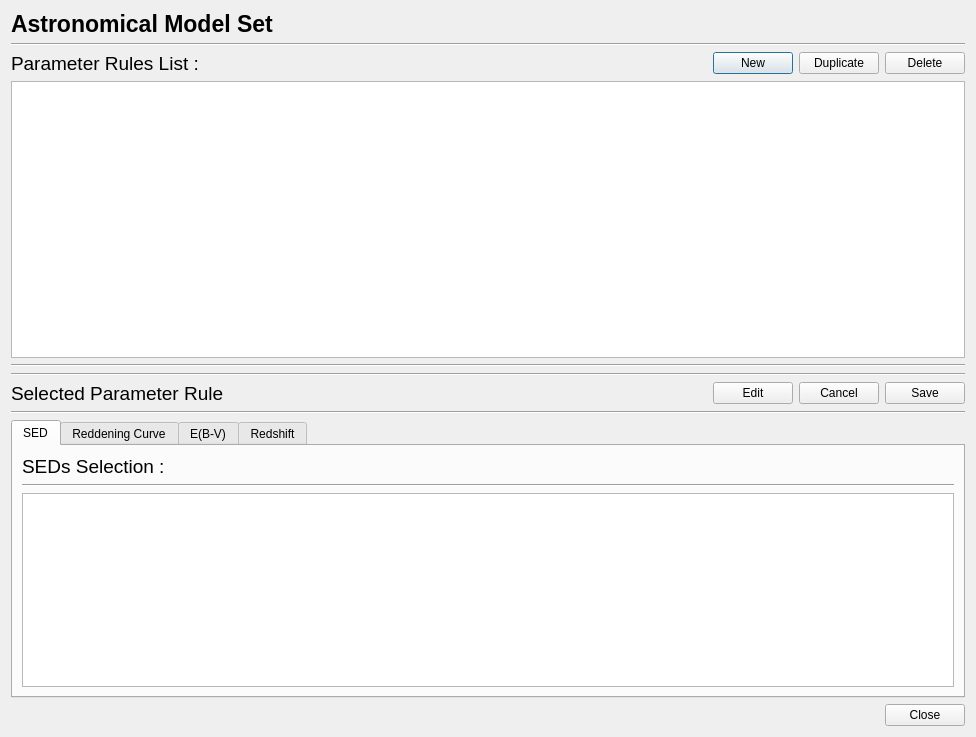
<?xml version="1.0" encoding="UTF-8"?>
<ui version="4.0">
 <class>Euclid::PhzQtUI::DialogModelSet</class>
 <widget class="QDialog" name="Euclid::PhzQtUI::DialogModelSet">
  <property name="geometry">
   <rect>
    <x>0</x>
    <y>0</y>
    <width>976</width>
    <height>737</height>
   </rect>
  </property>
  <property name="windowTitle">
   <string>Astronomical Model Set</string>
  </property>
  <layout class="QVBoxLayout" name="verticalLayout_4">
   <item>
    <layout class="QHBoxLayout" name="horizontalLayout_2">
     <item>
      <widget class="QLabel" name="label_2">
       <property name="font">
        <font>
         <pointsize>17</pointsize>
         <weight>75</weight>
         <bold>true</bold>
        </font>
       </property>
       <property name="text">
        <string>Astronomical Model Set</string>
       </property>
      </widget>
     </item>
     <item>
      <spacer name="horizontalSpacer_4">
       <property name="orientation">
        <enum>Qt::Horizontal</enum>
       </property>
       <property name="sizeHint" stdset="0">
        <size>
         <width>40</width>
         <height>20</height>
        </size>
       </property>
      </spacer>
     </item>
    </layout>
   </item>
   <item>
    <widget class="Line" name="line">
     <property name="orientation">
      <enum>Qt::Horizontal</enum>
     </property>
    </widget>
   </item>
   <item>
    <layout class="QHBoxLayout" name="horizontalLayout">
     <item>
      <widget class="QLabel" name="label">
       <property name="font">
        <font>
         <pointsize>14</pointsize>
        </font>
       </property>
       <property name="text">
        <string>Parameter Rules List :</string>
       </property>
      </widget>
     </item>
     <item>
      <spacer name="horizontalSpacer">
       <property name="orientation">
        <enum>Qt::Horizontal</enum>
       </property>
       <property name="sizeHint" stdset="0">
        <size>
         <width>40</width>
         <height>20</height>
        </size>
       </property>
      </spacer>
     </item>
     <item>
      <widget class="QPushButton" name="btn_new">
       <property name="text">
        <string>New</string>
       </property>
      </widget>
     </item>
     <item>
      <widget class="QPushButton" name="btn_duplicate">
       <property name="text">
        <string>Duplicate</string>
       </property>
      </widget>
     </item>
     <item>
      <widget class="QPushButton" name="btn_delete">
       <property name="text">
        <string>Delete</string>
       </property>
      </widget>
     </item>
    </layout>
   </item>
   <item>
    <widget class="ParameterRuleTable" name="tableView_ParameterRule">
     <property name="editTriggers">
      <set>QAbstractItemView::NoEditTriggers</set>
     </property>
     <property name="showDropIndicator" stdset="0">
      <bool>false</bool>
     </property>
     <property name="dragDropOverwriteMode">
      <bool>false</bool>
     </property>
     <property name="sortingEnabled">
      <bool>true</bool>
     </property>
     <attribute name="verticalHeaderVisible">
      <bool>false</bool>
     </attribute>
     <attribute name="verticalHeaderHighlightSections">
      <bool>false</bool>
     </attribute>
    </widget>
   </item>
   <item>
    <widget class="Line" name="line_2">
     <property name="orientation">
      <enum>Qt::Horizontal</enum>
     </property>
    </widget>
   </item>
   <item>
    <widget class="Line" name="line_3">
     <property name="orientation">
      <enum>Qt::Horizontal</enum>
     </property>
    </widget>
   </item>
   <item>
    <layout class="QHBoxLayout" name="horizontalLayout_3">
     <item>
      <widget class="QLabel" name="label_3">
       <property name="font">
        <font>
         <pointsize>14</pointsize>
        </font>
       </property>
       <property name="text">
        <string>Selected Parameter Rule</string>
       </property>
      </widget>
     </item>
     <item>
      <spacer name="horizontalSpacer_2">
       <property name="orientation">
        <enum>Qt::Horizontal</enum>
       </property>
       <property name="sizeHint" stdset="0">
        <size>
         <width>40</width>
         <height>20</height>
        </size>
       </property>
      </spacer>
     </item>
     <item>
      <widget class="QPushButton" name="btn_edit">
       <property name="text">
        <string>Edit</string>
       </property>
      </widget>
     </item>
     <item>
      <widget class="QPushButton" name="btn_cancel">
       <property name="text">
        <string>Cancel</string>
       </property>
      </widget>
     </item>
     <item>
      <widget class="QPushButton" name="btn_save">
       <property name="text">
        <string>Save</string>
       </property>
      </widget>
     </item>
    </layout>
   </item>
   <item>
    <widget class="Line" name="line_4">
     <property name="orientation">
      <enum>Qt::Horizontal</enum>
     </property>
    </widget>
   </item>
   <item>
    <widget class="QTabWidget" name="tabWidget">
     <property name="currentIndex">
      <number>0</number>
     </property>
     <widget class="QWidget" name="tab">
      <attribute name="title">
       <string>SED</string>
      </attribute>
      <layout class="QVBoxLayout" name="verticalLayout_8">
       <item>
        <layout class="QHBoxLayout" name="horizontalLayout_20">
         <item>
          <widget class="QLabel" name="label_12">
           <property name="font">
            <font>
             <pointsize>14</pointsize>
            </font>
           </property>
           <property name="text">
            <string>SEDs Selection :</string>
           </property>
          </widget>
         </item>
         <item>
          <spacer name="horizontalSpacer_18">
           <property name="orientation">
            <enum>Qt::Horizontal</enum>
           </property>
           <property name="sizeHint" stdset="0">
            <size>
             <width>40</width>
             <height>20</height>
            </size>
           </property>
          </spacer>
         </item>
        </layout>
       </item>
       <item>
        <widget class="Line" name="line_7">
         <property name="orientation">
          <enum>Qt::Horizontal</enum>
         </property>
        </widget>
       </item>
       <item>
        <widget class="QTreeView" name="treeView_Sed">
         <property name="editTriggers">
          <set>QAbstractItemView::NoEditTriggers</set>
         </property>
         <property name="tabKeyNavigation">
          <bool>true</bool>
         </property>
         <property name="showDropIndicator" stdset="0">
          <bool>false</bool>
         </property>
         <property name="selectionMode">
          <enum>QAbstractItemView::NoSelection</enum>
         </property>
         <attribute name="headerVisible">
          <bool>false</bool>
         </attribute>
         <attribute name="headerStretchLastSection">
          <bool>true</bool>
         </attribute>
        </widget>
       </item>
      </layout>
     </widget>
     <widget class="QWidget" name="tab_3">
      <attribute name="title">
       <string>Reddening Curve</string>
      </attribute>
      <layout class="QVBoxLayout" name="verticalLayout_9">
       <item>
        <layout class="QHBoxLayout" name="horizontalLayout_21">
         <item>
          <widget class="QLabel" name="label_13">
           <property name="font">
            <font>
             <pointsize>14</pointsize>
            </font>
           </property>
           <property name="text">
            <string>Reddening Curve Selection :</string>
           </property>
          </widget>
         </item>
         <item>
          <spacer name="horizontalSpacer_19">
           <property name="orientation">
            <enum>Qt::Horizontal</enum>
           </property>
           <property name="sizeHint" stdset="0">
            <size>
             <width>40</width>
             <height>20</height>
            </size>
           </property>
          </spacer>
         </item>
        </layout>
       </item>
       <item>
        <widget class="Line" name="line_8">
         <property name="orientation">
          <enum>Qt::Horizontal</enum>
         </property>
        </widget>
       </item>
       <item>
        <widget class="QTreeView" name="treeView_Reddening">
         <property name="editTriggers">
          <set>QAbstractItemView::NoEditTriggers</set>
         </property>
         <property name="tabKeyNavigation">
          <bool>true</bool>
         </property>
         <property name="showDropIndicator" stdset="0">
          <bool>false</bool>
         </property>
         <property name="selectionMode">
          <enum>QAbstractItemView::NoSelection</enum>
         </property>
         <attribute name="headerVisible">
          <bool>false</bool>
         </attribute>
         <attribute name="headerStretchLastSection">
          <bool>true</bool>
         </attribute>
        </widget>
       </item>
      </layout>
     </widget>
     <widget class="QWidget" name="tab_4">
      <attribute name="title">
       <string>E(B-V)</string>
      </attribute>
      <layout class="QVBoxLayout" name="verticalLayout_7">
       <item>
        <layout class="QHBoxLayout" name="horizontalLayout_19">
         <item>
          <widget class="QLabel" name="label_11">
           <property name="font">
            <font>
             <pointsize>14</pointsize>
            </font>
           </property>
           <property name="text">
            <string>E(B-V) Range :</string>
           </property>
          </widget>
         </item>
         <item>
          <spacer name="horizontalSpacer_17">
           <property name="orientation">
            <enum>Qt::Horizontal</enum>
           </property>
           <property name="sizeHint" stdset="0">
            <size>
             <width>40</width>
             <height>20</height>
            </size>
           </property>
          </spacer>
         </item>
        </layout>
       </item>
       <item>
        <widget class="Line" name="line_6">
         <property name="orientation">
          <enum>Qt::Horizontal</enum>
         </property>
        </widget>
       </item>
       <item>
        <layout class="QHBoxLayout" name="horizontalLayout_10">
         <item>
          <layout class="QVBoxLayout" name="verticalLayout_5">
           <item>
            <layout class="QHBoxLayout" name="horizontalLayout_14">
             <item>
              <widget class="QLabel" name="label_9">
               <property name="text">
                <string>Min :</string>
               </property>
              </widget>
             </item>
             <item>
              <spacer name="horizontalSpacer_9">
               <property name="orientation">
                <enum>Qt::Horizontal</enum>
               </property>
               <property name="sizeHint" stdset="0">
                <size>
                 <width>40</width>
                 <height>20</height>
                </size>
               </property>
              </spacer>
             </item>
            </layout>
           </item>
           <item>
            <layout class="QHBoxLayout" name="horizontalLayout_15">
             <item>
              <widget class="QLineEdit" name="txt_ebvMin"/>
             </item>
             <item>
              <spacer name="horizontalSpacer_13">
               <property name="orientation">
                <enum>Qt::Horizontal</enum>
               </property>
               <property name="sizeHint" stdset="0">
                <size>
                 <width>40</width>
                 <height>20</height>
                </size>
               </property>
              </spacer>
             </item>
            </layout>
           </item>
           <item>
            <layout class="QHBoxLayout" name="horizontalLayout_16">
             <item>
              <widget class="QLabel" name="label_10">
               <property name="text">
                <string>Step :</string>
               </property>
              </widget>
             </item>
             <item>
              <spacer name="horizontalSpacer_14">
               <property name="orientation">
                <enum>Qt::Horizontal</enum>
               </property>
               <property name="sizeHint" stdset="0">
                <size>
                 <width>40</width>
                 <height>20</height>
                </size>
               </property>
              </spacer>
             </item>
            </layout>
           </item>
           <item>
            <layout class="QHBoxLayout" name="horizontalLayout_17">
             <item>
              <widget class="QLineEdit" name="txt_ebvStep"/>
             </item>
             <item>
              <spacer name="horizontalSpacer_15">
               <property name="orientation">
                <enum>Qt::Horizontal</enum>
               </property>
               <property name="sizeHint" stdset="0">
                <size>
                 <width>40</width>
                 <height>20</height>
                </size>
               </property>
              </spacer>
             </item>
            </layout>
           </item>
           <item>
            <spacer name="verticalSpacer_3">
             <property name="orientation">
              <enum>Qt::Vertical</enum>
             </property>
             <property name="sizeHint" stdset="0">
              <size>
               <width>20</width>
               <height>40</height>
              </size>
             </property>
            </spacer>
           </item>
          </layout>
         </item>
         <item>
          <layout class="QVBoxLayout" name="verticalLayout_6">
           <item>
            <layout class="QHBoxLayout" name="horizontalLayout_6">
             <item>
              <widget class="QLabel" name="label_6">
               <property name="text">
                <string>Max :</string>
               </property>
              </widget>
             </item>
             <item>
              <spacer name="horizontalSpacer_6">
               <property name="orientation">
                <enum>Qt::Horizontal</enum>
               </property>
               <property name="sizeHint" stdset="0">
                <size>
                 <width>40</width>
                 <height>20</height>
                </size>
               </property>
              </spacer>
             </item>
            </layout>
           </item>
           <item>
            <layout class="QHBoxLayout" name="horizontalLayout_18">
             <item>
              <widget class="QLineEdit" name="txt_ebvMax"/>
             </item>
             <item>
              <spacer name="horizontalSpacer_16">
               <property name="orientation">
                <enum>Qt::Horizontal</enum>
               </property>
               <property name="sizeHint" stdset="0">
                <size>
                 <width>40</width>
                 <height>20</height>
                </size>
               </property>
              </spacer>
             </item>
            </layout>
           </item>
           <item>
            <spacer name="verticalSpacer_2">
             <property name="orientation">
              <enum>Qt::Vertical</enum>
             </property>
             <property name="sizeHint" stdset="0">
              <size>
               <width>20</width>
               <height>40</height>
              </size>
             </property>
            </spacer>
           </item>
          </layout>
         </item>
        </layout>
       </item>
      </layout>
     </widget>
     <widget class="QWidget" name="tab_2">
      <property name="font">
       <font>
        <pointsize>11</pointsize>
       </font>
      </property>
      <attribute name="title">
       <string>Redshift</string>
      </attribute>
      <layout class="QVBoxLayout" name="verticalLayout_3">
       <item>
        <layout class="QHBoxLayout" name="horizontalLayout_4">
         <item>
          <widget class="QLabel" name="label_4">
           <property name="font">
            <font>
             <pointsize>14</pointsize>
            </font>
           </property>
           <property name="text">
            <string>Redshift Range :</string>
           </property>
          </widget>
         </item>
         <item>
          <spacer name="horizontalSpacer_3">
           <property name="orientation">
            <enum>Qt::Horizontal</enum>
           </property>
           <property name="sizeHint" stdset="0">
            <size>
             <width>40</width>
             <height>20</height>
            </size>
           </property>
          </spacer>
         </item>
        </layout>
       </item>
       <item>
        <widget class="Line" name="line_5">
         <property name="orientation">
          <enum>Qt::Horizontal</enum>
         </property>
        </widget>
       </item>
       <item>
        <layout class="QHBoxLayout" name="horizontalLayout_8">
         <item>
          <layout class="QVBoxLayout" name="verticalLayout_2">
           <item>
            <layout class="QHBoxLayout" name="horizontalLayout_7">
             <item>
              <widget class="QLabel" name="label_7">
               <property name="text">
                <string>Min :</string>
               </property>
              </widget>
             </item>
             <item>
              <spacer name="horizontalSpacer_7">
               <property name="orientation">
                <enum>Qt::Horizontal</enum>
               </property>
               <property name="sizeHint" stdset="0">
                <size>
                 <width>40</width>
                 <height>20</height>
                </size>
               </property>
              </spacer>
             </item>
            </layout>
           </item>
           <item>
            <layout class="QHBoxLayout" name="horizontalLayout_11">
             <item>
              <widget class="QLineEdit" name="txt_zMin"/>
             </item>
             <item>
              <spacer name="horizontalSpacer_10">
               <property name="orientation">
                <enum>Qt::Horizontal</enum>
               </property>
               <property name="sizeHint" stdset="0">
                <size>
                 <width>40</width>
                 <height>20</height>
                </size>
               </property>
              </spacer>
             </item>
            </layout>
           </item>
           <item>
            <layout class="QHBoxLayout" name="horizontalLayout_12">
             <item>
              <widget class="QLabel" name="label_8">
               <property name="text">
                <string>Step :</string>
               </property>
              </widget>
             </item>
             <item>
              <spacer name="horizontalSpacer_11">
               <property name="orientation">
                <enum>Qt::Horizontal</enum>
               </property>
               <property name="sizeHint" stdset="0">
                <size>
                 <width>40</width>
                 <height>20</height>
                </size>
               </property>
              </spacer>
             </item>
            </layout>
           </item>
           <item>
            <layout class="QHBoxLayout" name="horizontalLayout_13">
             <item>
              <widget class="QLineEdit" name="txt_zStep"/>
             </item>
             <item>
              <spacer name="horizontalSpacer_12">
               <property name="orientation">
                <enum>Qt::Horizontal</enum>
               </property>
               <property name="sizeHint" stdset="0">
                <size>
                 <width>40</width>
                 <height>20</height>
                </size>
               </property>
              </spacer>
             </item>
            </layout>
           </item>
           <item>
            <spacer name="verticalSpacer_4">
             <property name="orientation">
              <enum>Qt::Vertical</enum>
             </property>
             <property name="sizeHint" stdset="0">
              <size>
               <width>20</width>
               <height>40</height>
              </size>
             </property>
            </spacer>
           </item>
          </layout>
         </item>
         <item>
          <layout class="QVBoxLayout" name="verticalLayout">
           <item>
            <layout class="QHBoxLayout" name="horizontalLayout_5">
             <item>
              <widget class="QLabel" name="label_5">
               <property name="text">
                <string>Max :</string>
               </property>
              </widget>
             </item>
             <item>
              <spacer name="horizontalSpacer_5">
               <property name="orientation">
                <enum>Qt::Horizontal</enum>
               </property>
               <property name="sizeHint" stdset="0">
                <size>
                 <width>40</width>
                 <height>20</height>
                </size>
               </property>
              </spacer>
             </item>
            </layout>
           </item>
           <item>
            <layout class="QHBoxLayout" name="horizontalLayout_9">
             <item>
              <widget class="QLineEdit" name="txt_zMax"/>
             </item>
             <item>
              <spacer name="horizontalSpacer_8">
               <property name="orientation">
                <enum>Qt::Horizontal</enum>
               </property>
               <property name="sizeHint" stdset="0">
                <size>
                 <width>40</width>
                 <height>20</height>
                </size>
               </property>
              </spacer>
             </item>
            </layout>
           </item>
           <item>
            <spacer name="verticalSpacer">
             <property name="orientation">
              <enum>Qt::Vertical</enum>
             </property>
             <property name="sizeHint" stdset="0">
              <size>
               <width>20</width>
               <height>40</height>
              </size>
             </property>
            </spacer>
           </item>
          </layout>
         </item>
        </layout>
       </item>
      </layout>
     </widget>
    </widget>
   </item>
   <item>
    <widget class="QDialogButtonBox" name="buttonBox">
     <property name="enabled">
      <bool>true</bool>
     </property>
     <property name="orientation">
      <enum>Qt::Horizontal</enum>
     </property>
     <property name="standardButtons">
      <set>QDialogButtonBox::Close</set>
     </property>
    </widget>
   </item>
  </layout>
 </widget>
 <customwidgets>
  <customwidget>
   <class>ParameterRuleTable</class>
   <extends>QTableView</extends>
   <header>PhzQtUI/ParameterRuleTable.h</header>
  </customwidget>
 </customwidgets>
 <resources/>
 <connections>
  <connection>
   <sender>buttonBox</sender>
   <signal>rejected()</signal>
   <receiver>Euclid::PhzQtUI::DialogModelSet</receiver>
   <slot>close()</slot>
   <hints>
    <hint type="sourcelabel">
     <x>487</x>
     <y>712</y>
    </hint>
    <hint type="destinationlabel">
     <x>487</x>
     <y>368</y>
    </hint>
   </hints>
  </connection>
  <connection>
   <sender>buttonBox</sender>
   <signal>accepted()</signal>
   <receiver>Euclid::PhzQtUI::DialogModelSet</receiver>
   <slot>close()</slot>
   <hints>
    <hint type="sourcelabel">
     <x>487</x>
     <y>712</y>
    </hint>
    <hint type="destinationlabel">
     <x>487</x>
     <y>368</y>
    </hint>
   </hints>
  </connection>
 </connections>
</ui>
